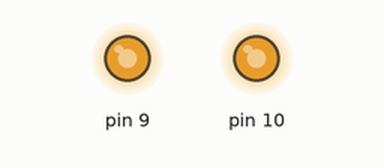
This sketch was run on a simulated Arduino Uno, built with avr-gcc and run on an emulated ATmega328P. Parts: output pins drawn as LEDs (lit = HIGH).

Above: at 0.05 s.
At 2.75 s:
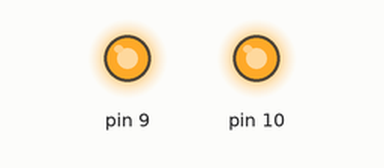
At 7.75 s:
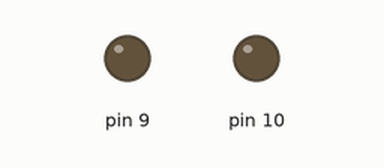
Timing chart, 0 to 10.1 s (numbered marks = the images above):
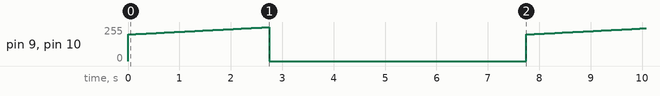

The sketch:

tr2222a_motor02.ino
```cpp
void setup() {
  // put your setup code here, to run once:

}

void loop() {
  // put your main code here, to run repeatedly:
  for(int i =200;i<255;i++){
    analogWrite(9, i);
    analogWrite(10, i);
    delay(50);
  }
  analogWrite(9, 0);
  analogWrite(10, 0);
  delay(5000);
}
```

Measured:
- by itself, pin 9, pin 10: ramps from 0/255 to 254/255 and jumps back, once every 7.8 s
